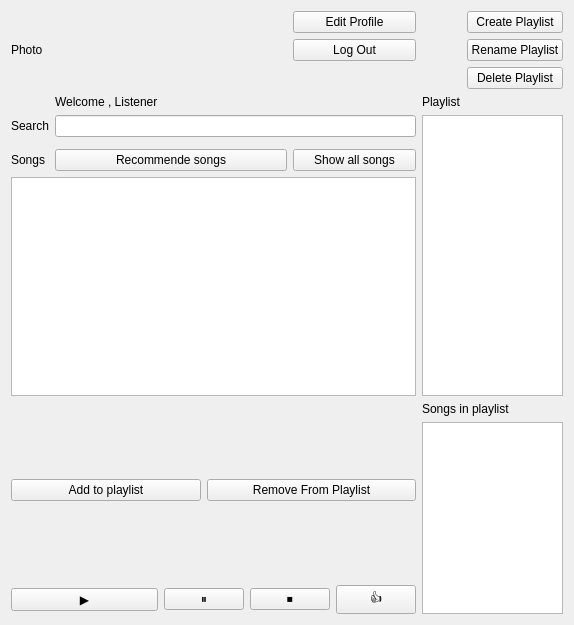
<?xml version="1.0" encoding="UTF-8"?>
<ui version="4.0">
 <class>ListenerWindow</class>
 <widget class="QWidget" name="ListenerWindow">
  <property name="geometry">
   <rect>
    <x>0</x>
    <y>0</y>
    <width>531</width>
    <height>625</height>
   </rect>
  </property>
  <property name="windowTitle">
   <string>Spotify _ Listener</string>
  </property>
  <layout class="QGridLayout" name="gridLayout">
   <item row="8" column="0" rowspan="2" colspan="3">
    <widget class="QPushButton" name="addToPlaylistButton_">
     <property name="text">
      <string>Add to playlist</string>
     </property>
    </widget>
   </item>
   <item row="2" column="8">
    <widget class="QPushButton" name="deletePlaylistButton">
     <property name="text">
      <string>Delete Playlist</string>
     </property>
    </widget>
   </item>
   <item row="4" column="1" colspan="6">
    <widget class="QLineEdit" name="searchLineEdit"/>
   </item>
   <item row="10" column="2" colspan="2">
    <widget class="QPushButton" name="pauseButton">
     <property name="text">
      <string>⏸</string>
     </property>
    </widget>
   </item>
   <item row="10" column="4" colspan="2">
    <widget class="QPushButton" name="stopButton">
     <property name="text">
      <string>⏹</string>
     </property>
    </widget>
   </item>
   <item row="6" column="1" colspan="4">
    <widget class="QPushButton" name="recommendSongsButton">
     <property name="text">
      <string>Recommende songs</string>
     </property>
    </widget>
   </item>
   <item row="0" column="0" rowspan="3" colspan="2">
    <widget class="QLabel" name="profilePhotoLabel">
     <property name="minimumSize">
      <size>
       <width>75</width>
       <height>75</height>
      </size>
     </property>
     <property name="text">
      <string>Photo</string>
     </property>
    </widget>
   </item>
   <item row="10" column="0" colspan="2">
    <widget class="QPushButton" name="playButton">
     <property name="text">
      <string>▶️</string>
     </property>
    </widget>
   </item>
   <item row="3" column="1">
    <widget class="QLabel" name="listenerPanelLabel">
     <property name="text">
      <string>Welcome , Listener</string>
     </property>
    </widget>
   </item>
   <item row="6" column="0">
    <widget class="QLabel" name="label_4">
     <property name="text">
      <string>Songs</string>
     </property>
    </widget>
   </item>
   <item row="10" column="6">
    <widget class="QPushButton" name="likeButton">
     <property name="text">
      <string>👍</string>
     </property>
    </widget>
   </item>
   <item row="1" column="8">
    <widget class="QPushButton" name="renamePlaylistButton">
     <property name="text">
      <string>Rename Playlist</string>
     </property>
    </widget>
   </item>
   <item row="8" column="7" colspan="2">
    <widget class="QLabel" name="label_6">
     <property name="text">
      <string>Songs in playlist</string>
     </property>
    </widget>
   </item>
   <item row="8" column="3" rowspan="2" colspan="4">
    <widget class="QPushButton" name="removeFromPlaylistButton">
     <property name="text">
      <string>Remove From Playlist</string>
     </property>
    </widget>
   </item>
   <item row="9" column="7" rowspan="2" colspan="2">
    <widget class="QListWidget" name="playlistSongsListWidget"/>
   </item>
   <item row="3" column="7">
    <widget class="QLabel" name="label_5">
     <property name="text">
      <string>Playlist</string>
     </property>
    </widget>
   </item>
   <item row="0" column="8">
    <widget class="QPushButton" name="createPlaylistButton">
     <property name="text">
      <string>Create Playlist</string>
     </property>
    </widget>
   </item>
   <item row="4" column="7" rowspan="4" colspan="2">
    <widget class="QListWidget" name="playlistListWidget"/>
   </item>
   <item row="1" column="5" colspan="2">
    <widget class="QPushButton" name="logoutButton">
     <property name="text">
      <string>Log Out</string>
     </property>
    </widget>
   </item>
   <item row="4" column="0">
    <widget class="QLabel" name="label_3">
     <property name="text">
      <string>Search</string>
     </property>
    </widget>
   </item>
   <item row="0" column="5" colspan="2">
    <widget class="QPushButton" name="editProfileButton">
     <property name="text">
      <string>Edit Profile</string>
     </property>
    </widget>
   </item>
   <item row="6" column="5" colspan="2">
    <widget class="QPushButton" name="showAllSongsButton">
     <property name="text">
      <string>Show all songs</string>
     </property>
    </widget>
   </item>
   <item row="7" column="0" colspan="7">
    <widget class="QListWidget" name="songsListWidget"/>
   </item>
  </layout>
 </widget>
 <resources/>
 <connections/>
</ui>
